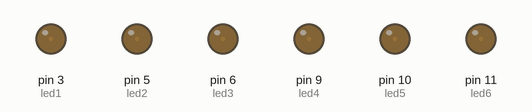
Recording of a sketch running on a simulated Arduino Uno, built with avr-gcc and run on an emulated ATmega328P. Shown: output pins drawn as LEDs (lit = HIGH).

Above: at 0.05 s.
At 0.65 s:
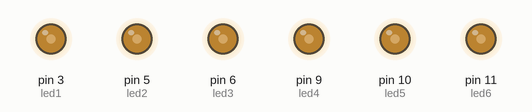
At 0.95 s:
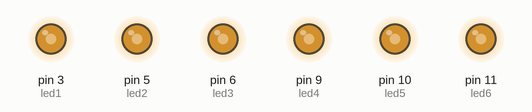
At 1.4 s:
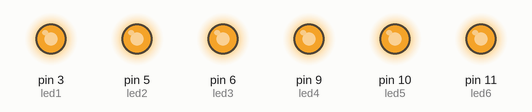
At 2.75 s:
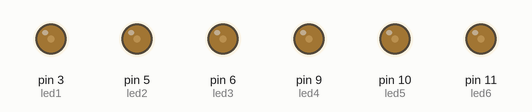
Timing chart, 0 to 7.0 s (numbered marks = the images above):
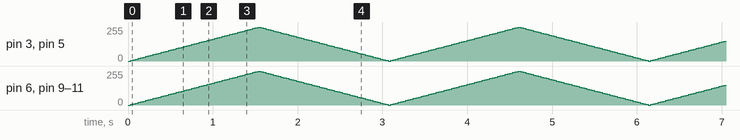

The sketch:

108-Fade.ino
```cpp
/*
  Fade - adapted for all 6 PWM pins

  This example shows how to fade an LED on pin 9 using the analogWrite()
  function.

  The analogWrite() function uses PWM, so if you want to change the pin you're
  using, be sure to use another PWM capable pin. On most Arduino, the PWM pins
  are identified with a "~" sign, like ~3, ~5, ~6, ~9, ~10 and ~11.

  The original example code is in the public domain.

  https://www.arduino.cc/en/Tutorial/BuiltInExamples/Fade
*/

// These variables are used to show how the devices are connected to the HERO pins
int led1 = 3;         // the PWM pins attached to LEDs
int led2 = 5;
int led3 = 6;
int led4 = 9;
int led5 = 10;
int led6 = 11;

// brightness to determine how bright the LED is. It is initially set to zero
int brightness = 0;

/* fadeAmount sets how many points to fade the LED by. This is only used in the loop() function
but is located here in the code to allow it to be easily found and changed as desired. */
int fadeAmount = 5;

// the setup routine runs once when you press reset:
void setup() {
  // declare selected pins to be an output:
  pinMode(led1, OUTPUT);
  pinMode(led2, OUTPUT);
  pinMode(led3, OUTPUT);
  pinMode(led4, OUTPUT);
  pinMode(led5, OUTPUT);
  pinMode(led6, OUTPUT);
}

// the loop routine runs over and over again forever:
void loop() {
  // set the brightness of PWM pins:
  analogWrite(led1, brightness);
  analogWrite(led2, brightness);
  analogWrite(led3, brightness);
  analogWrite(led4, brightness);
  analogWrite(led5, brightness);
  analogWrite(led6, brightness);

  // change the brightness for next time through the loop:
  brightness = brightness + fadeAmount;

  // reverse the direction of the fading at the ends of the fade:
  if (brightness <= 0 || brightness >= 255) {
    fadeAmount = -fadeAmount;
  }
  // wait for 30 milliseconds to see the dimming effect
  delay(30);
}
```
